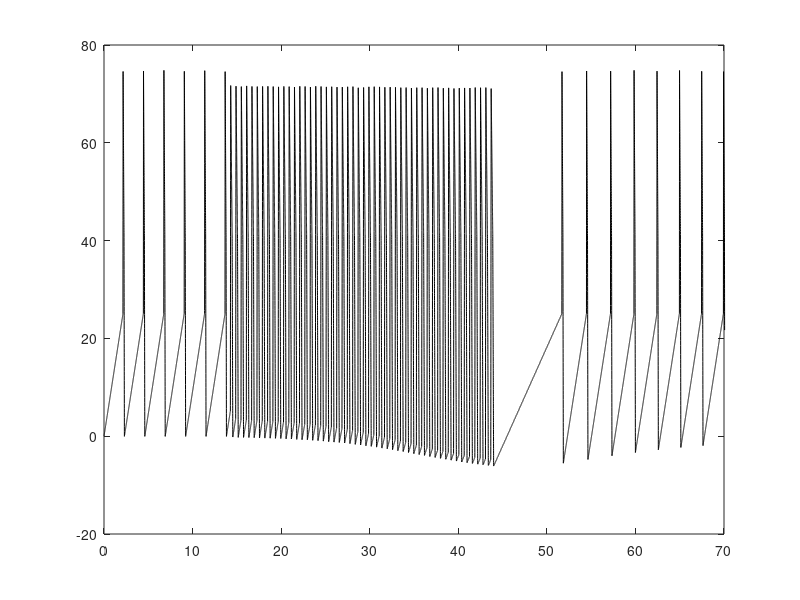

MATLAB code for this plot: (Note: this script raises an error after producing the figure.)
% Copyright 2025 Weiwei Ai, University of Auckland.
% 
% Licensed under the Apache License, Version 2.0 (the "License");
% you may not use this file except in compliance with the License.
% You may obtain a copy of the License at
% 
%     http://www.apache.org/licenses/LICENSE-2.0
% 
% Unless required by applicable law or agreed to in writing, software
% distributed under the License is distributed on an "AS IS" BASIS,
% WITHOUT WARRANTIES OR CONDITIONS OF ANY KIND, either express or implied.
% See the License for the specific language governing permissions and
% limitations under the License.
%%
load('AV_trace_2.mat');
figure;
set(0, 'DefaultAxesColorOrder', [0.0 0.0 0.0]); %black

plot((aprecord(1,:)./1000),aprecord(3,:));
axis([0 70 -20 80]);
h = gca;
h.YTick = [-20 0 60];
xlabel('Time(s)');
ylabel('mV');
hold on;
x=0:30:600;
y=zeros(length(x),1);
plot(x,y,':');
hold on;
x=0:30:600;
y=zeros(length(x),1)-5.6;
plot(x,y,':');
set(0, 'DefaultAxesColorOrder', 'factory');
%grid on;
